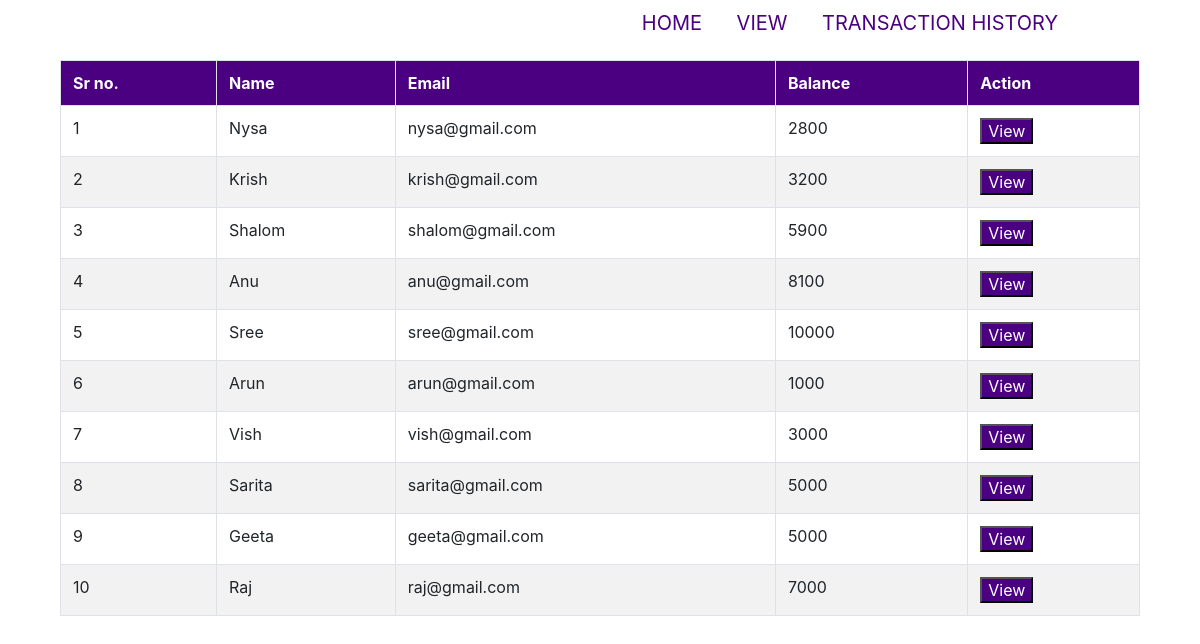
/viewnew.php, run on the app's committed database.
### tables this page shows
CREATE TABLE `views` (
  `id` int(11) NOT NULL,
  `name` char(25) DEFAULT NULL,
  `email` varchar(25) DEFAULT NULL,
  `balance` int(11) DEFAULT NULL
);

### viewnew.php (the view, shortened to what this page needs)
<html>
<head>
  <link rel="stylesheet" href="https://maxcdn.bootstrapcdn.com/bootstrap/4.5.2/css/bootstrap.min.css">
</head>
<body>
	<div class="container1">
		<div class="navbar">
			<nav>
				<ul id="menulist">
					<li><a href="index.php" style=' text-decoration: none;'>HOME</a></li>
					<li><a href="viewnew.php" style='text-decoration: none;'>VIEW</a></li>
					<li><a href="inserting.php" style=' text-decoration: none;'>TRANSACTION HISTORY</a></li>
				</ul>
			</nav>
		</div>
	</div>
	<div class="container">
	<div class="col-lg-12">
		<table class="table table-striped table-hover table-bordered">
			<tr style='background-color: indigo; color:white;'>
				<th>Sr no.</th>
				<th>Name</th>
				<th>Email</th>
				<th>Balance</th>
				<th>Action</th>
			</tr>
	<?php
		include 'conn.php';
		$q = "select * from views";
		$query_run = mysqli_query($conn,$q);
		if(mysqli_num_rows($query_run)>0){
			foreach($query_run as $row){
	?>
			<tr>
				<td class="custid"><?php echo $row['id']; ?></td>
				<td><?php echo $row['name']; ?></td>
				<td><?php echo $row['email']; ?></td>
				<td><?php echo $row['balance']; ?></td>
				<td ><button style='background-color: indigo; color:white;' class="viewbtn" name="checking_viewbtn"><a style='color:white; text-decoration: none;' href="viewdetailnew.php?id=<?php echo $row['id']; ?>"> View </a>  </button></td>
			</tr>
	<?php
		}
	}
	?>
		</table>
	</div>
	</div>
	</body>
</html>

### viewnew.php (style rules this page uses)
.container1 { width: 100%; min-height: 7.5vh; padding-left: 8%; padding-right: 8%; box-sizing: border-box; }
.navbar { width: 100%; display: flex; align-items: center; }
nav { flex: 1; text-align: right; }
nav ul li { list-style: none; display: inline-block; margin-right: 30px; }
nav ul li a { text-decoration: none; color: indigo; font-size: 20px; }

### data on the page
views: id "1", name "Nysa", email "nysa@gmail.com", balance "2800"
views: id "2", name "Krish", email "krish@gmail.com", balance "3200"
views: id "3", name "Shalom", email "shalom@gmail.com", balance "5900"
views: id "4", name "Anu", email "anu@gmail.com", balance "8100"
views: id "5", name "Sree", email "sree@gmail.com", balance "10000"
views: id "6", name "Arun", email "arun@gmail.com", balance "1000"
views: id "7", name "Vish", email "vish@gmail.com", balance "3000"
views: id "8", name "Sarita", email "sarita@gmail.com", balance "5000"
views: id "9", name "Geeta", email "geeta@gmail.com", balance "5000"
views: id "10", name "Raj", email "raj@gmail.com", balance "7000"
